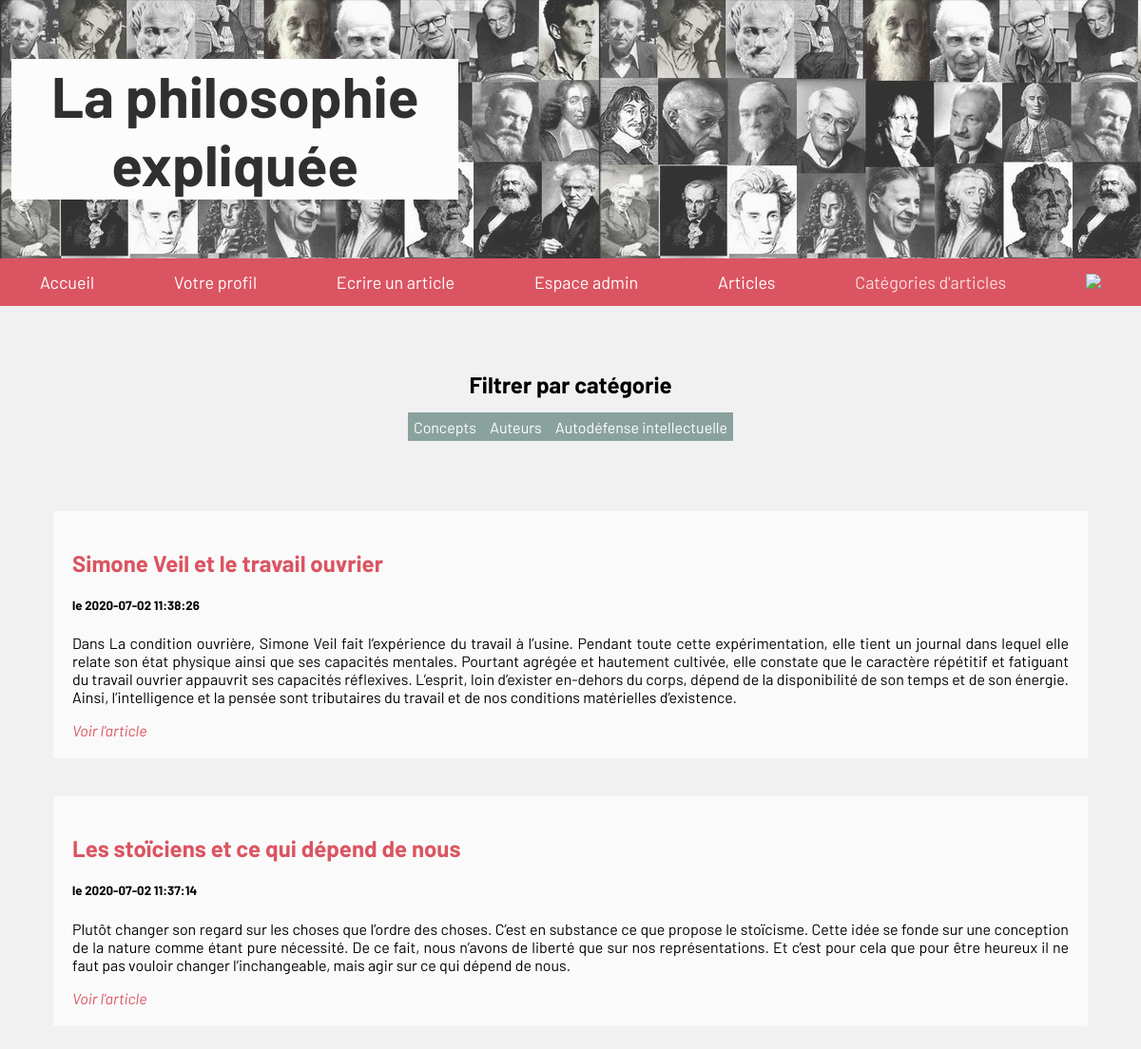
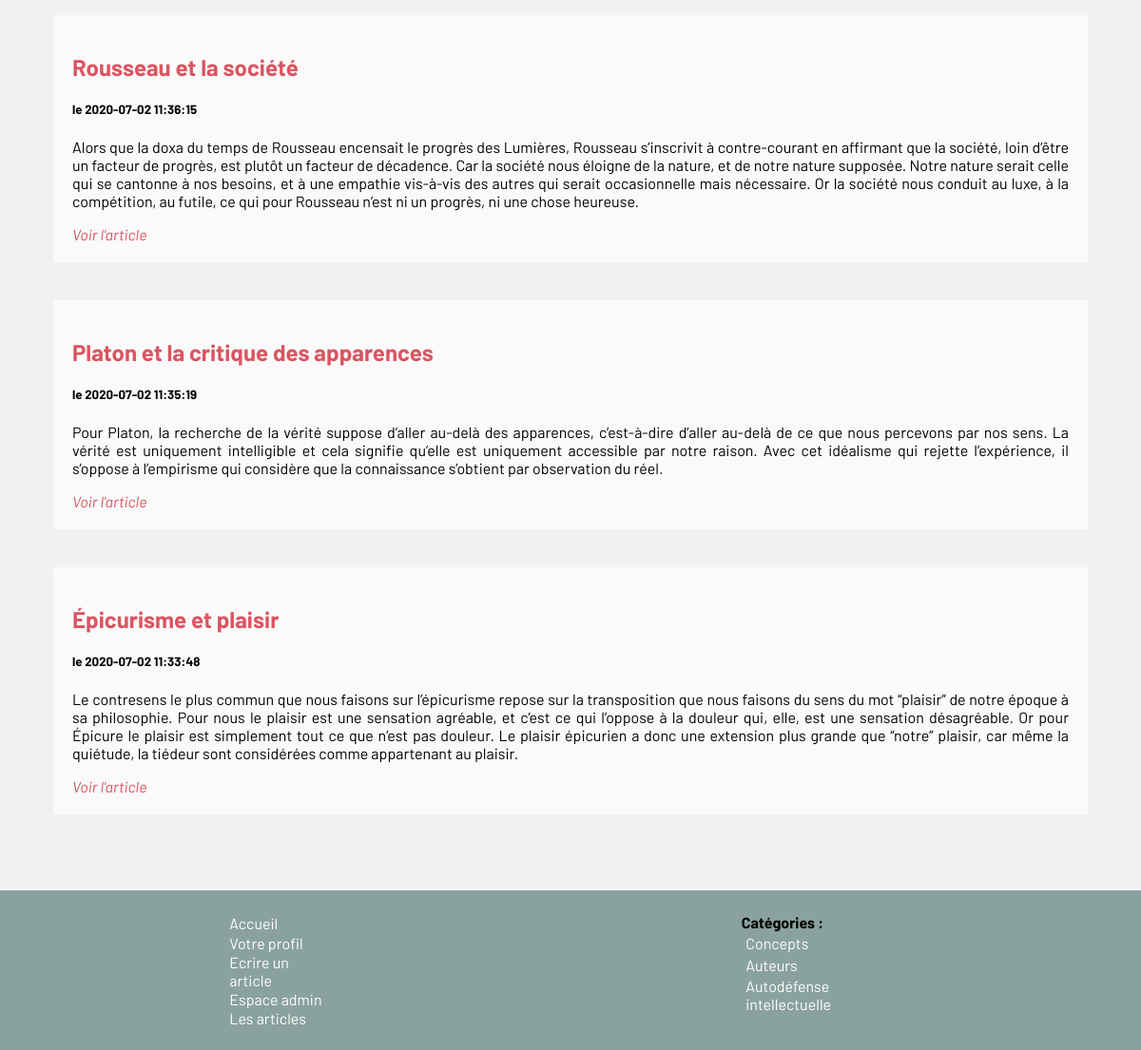
The page /articles.php?categorie=2 (signed in) on the database its author committed (2 pictures, top to bottom).
### tables this page shows
CREATE TABLE IF NOT EXISTS `categories` (
  `id` int(11) NOT NULL AUTO_INCREMENT,
  `nom` varchar(80) NOT NULL,
  PRIMARY KEY (`id`)
);

CREATE TABLE IF NOT EXISTS `articles` (
  `id` int(11) NOT NULL AUTO_INCREMENT,
  `article` text NOT NULL,
  `id_utilisateur` int(11) NOT NULL,
  `id_categorie` int(11) NOT NULL,
  `date` timestamp NOT NULL,
  `titre` varchar(255) NOT NULL,
  PRIMARY KEY (`id`)
);

### articles.php (the view, shortened to what this page needs)
<!DOCTYPE html>
<html>
    <head>
      <link rel="stylesheet" href="css/style.css">
      <link rel="stylesheet" href="css/form.css">
    </head>
    <body>
      <header>
        <?php include('includes/header.php'); ?>
      </header>
      <?php
      $offset = (int)((!isset($_GET["start"])) ? 0 : $_GET["start"]);
      ?>
      <main>
        <div class="articles_categorie">
          <h2> Filtrer par catégorie </h2>
          <?php
          $reponse = $bdd->query('SELECT * FROM categories');
          while ($donnees = $reponse->fetch())
          {
          ?>
          <a href="articles.php?categorie=<?php echo $donnees['id'];
          ?>" class="link_categorie"> <?php  echo " ". $donnees['nom']; }?> </a>
        </div>
        <div class="articles">
          <?php
          if (isset($_GET['categorie'])){
            $categorie = $_GET["categorie"];
            $req = $bdd->query("SELECT articles.id, article, date, titre
                        FROM articles
                        WHERE id_categorie = $categorie
                        ORDER BY date DESC LIMIT 5 OFFSET $offset");
            while ($donnees = $req->fetch()){
            ?>
              <div class="card_articles">
                <h2>  <?php echo htmlspecialchars($donnees['titre']); ?> </h2>
                <h5> le <?php echo $donnees['date']; ?></h5>
                <p class="p_articles"><?php echo htmlspecialchars($donnees['article']); ?> </p>
                <em><a class="link_voir_article" href="article.php?id=<?php echo $donnees['id']; ?>"> Voir l'article</a></em>
              </div>
          <?php
          }
          };?>
        </div>
    </main>
    <?php include("includes/footer.php"); ?>
  </body>
</html>

### includes/footer.php (shortened to what this page needs)
<?php
    try
    {
    	$bdd = new PDO('mysql:host=localhost;dbname=blog;charset=utf8', 'root', '');
    }
    catch (Exception $e)
    {
            die('Erreur : ' . $e->getMessage());
    }
?>
<!DOCTYPE html>
<html lang="fr" dir="ltr">
  <head>
    <link rel="stylesheet" href="css/style.css">
  </head>
  <body>
    <?php
        if (isset($_SESSION['login'])) {
            if ($_SESSION['id_droits']== 1) {
              ?>
              <div class="navbar_bottom">
                <a href="index.php"><center>Accueil</center></a>
                <a href="profil.php"> Votre profil <i> <?php $_SESSION['login'] ?></i></a>
                <a href="articles.php"> Articles  </a>
                <?php   $reponse = $bdd->query('SELECT * FROM categories');
                 while ($donnees = $reponse->fetch())
                 {
                   ?>
                    <a href="">
                   <?php echo $donnees['nom'];
                  }
                  ?><a/>
              </div>
                <?php
                }elseif ($_SESSION['id_droits']== 1337){ ?>
                  <div class="navbar_bottom">
                    <div class="liste_footer">
                      <a href="index.php">Accueil</a>
                      <a href="profil.php"> Votre profil <i><?php $_SESSION['login'] ?></i></a>
                      <a href="creer-article.php"> Ecrire un article </a>
                      <a href="admin.php"> Espace admin </a>
                      <a href="articles.php"> Les articles </a>
                    </div>
                    <div class="liste_categories">
                      <strong> Catégories : </strong>
                      <?php   $reponse = $bdd->query('SELECT * FROM categories');
                      while ($donnees = $reponse->fetch())
                      {
                      ?>
                      <a href="articles.php?categorie=<?php echo $donnees['id'];
                      ?>" class="link_categorie"> <?php  echo " ". $donnees['nom']; }?> </a>
                    </div>
                  </div>
                <?php  }
              }  ?>
  </body>
</html>

### css/style.css (style rules this page uses)
body { background: #f1f1f1; font-family: 'Barlow', sans-serif; margin: auto; padding: auto; }
html { height: 100%; }
body { min-height: 100%; margin: 0; padding: 0; }
.container_admin h1, { text-align: center; }
.articles_categorie { text-align:center; margin: 2%; padding: 2%; }
.articles { display: flex; flex-wrap: wrap; text-align: left; flex-direction: row; align-content: flex-end; color:black; margin:3%; }
.p_articles { text-align: justify; }
.articles h2 { color: #DB5461 }
.link_voir_article { color: #DB5461; text-decoration: none; }
.card_articles { background-color: #FAFAFA; padding: 20px; margin: 20px; text-align: left; }
.link_categorie { text-decoration: none; background-color: #8AA29E; color: white; padding: 0.5%; }
.navbar_bottom { display: flex; flex-direction: row; justify-content: space-around; background-color: #8AA29E; padding: 2%; margin-top:5%; }
.navbar_bottom a { color: white; text-decoration: none; background-color: #8AA29E; margin: 1% 2% 0 2%; display: flex; flex-direction: column; }
.liste_categories { display: flex; flex-direction: column; }
.liste_footer { display: flex; flex-direction: column; }

### rows shown on the page
categories: nom "Concepts"
categories: nom "Auteurs"
categories: nom "Autodéfense intellectuelle"
articles: titre "Simone Veil et le travail ouvrier", date "2020-07-02 11:38:26", article "Dans La condition ouvrière, Simone Veil fait l’expérience du travail à l’usine. Pendant toute cette expérimentation, elle tient un journal dans lequel elle relate son état physique ainsi que ses capacités mentales. Pourtant agrégée et hautement cultivée, elle constate que le caractère répétitif et fatiguant du travail ouvrier appauvrit ses capacités réflexives. L’esprit, loin d’exister en-dehors du corps, dépend de la disponibilité de son temps et de son énergie. Ainsi, l’intelligence et la pensée sont tributaires du travail et de nos conditions matérielles d’existence."
articles: titre "Les stoïciens et ce qui dépend de nous", date "2020-07-02 11:37:14", article "Plutôt changer son regard sur les choses que l’ordre des choses. C’est en substance ce que propose le stoïcisme. Cette idée se fonde sur une conception de la nature comme étant pure nécessité. De ce fait, nous n’avons de liberté que sur nos représentations. Et c’est pour cela que pour être heureux il ne faut pas vouloir changer l’inchangeable, mais agir sur ce qui dépend de nous."
articles: titre "Rousseau et la société", date "2020-07-02 11:36:15", article "Alors que la doxa du temps de Rousseau encensait le progrès des Lumières, Rousseau s’inscrivit à contre-courant en affirmant que la société, loin d’être un facteur de progrès, est plutôt un facteur de décadence. Car la société nous éloigne de la nature, et de notre nature supposée. Notre nature serait celle qui se cantonne à nos besoins, et à une empathie vis-à-vis des autres qui serait occasionnelle mais nécessaire. Or la société nous conduit au luxe, à la compétition, au futile, ce qui pour Rousseau n’est ni un progrès, ni une chose heureuse."
articles: titre "Platon et la critique des apparences", date "2020-07-02 11:35:19", article "Pour Platon, la recherche de la vérité suppose d’aller au-delà des apparences, c’est-à-dire d’aller au-delà de ce que nous percevons par nos sens. La vérité est uniquement intelligible et cela signifie qu’elle est uniquement accessible par notre raison. Avec cet idéalisme qui rejette l’expérience, il s’oppose à l’empirisme qui considère que la connaissance s’obtient par observation du réel."
articles: titre "Épicurisme et plaisir", date "2020-07-02 11:33:48", article "Le contresens le plus commun que nous faisons sur l’épicurisme repose sur la transposition que nous faisons du sens du mot “plaisir” de notre époque à sa philosophie. Pour nous le plaisir est une sensation agréable, et c’est ce qui l’oppose à la douleur qui, elle, est une sensation désagréable. Or pour Épicure le plaisir est simplement tout ce que n’est pas douleur. Le plaisir épicurien a donc une extension plus grande que “notre” plaisir, car même la quiétude, la tiédeur sont considérées comme appartenant au plaisir."
